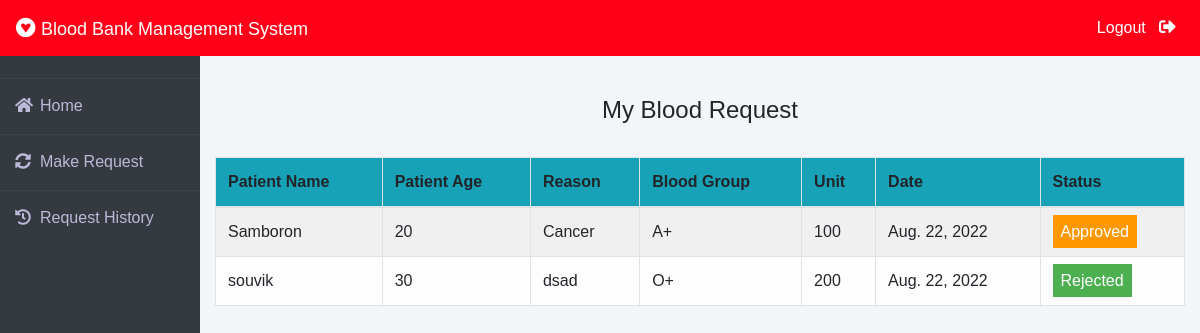
/patient/my-request (signed in), run on the app's committed database.
### blood/models.py (models this page shows, shortened)
class BloodRequest(models.Model):
    request_by_patient=models.ForeignKey(pmodels.Patient,null=True,on_delete=models.CASCADE)
    request_by_donor=models.ForeignKey(dmodels.Donor,null=True,on_delete=models.CASCADE)
    patient_name=models.CharField(max_length=30)
    patient_age=models.PositiveIntegerField()
    reason=models.CharField(max_length=500)
    bloodgroup=models.CharField(max_length=10)
    unit=models.PositiveIntegerField(default=0)
    status=models.CharField(max_length=20,default="Pending")
    date=models.DateField(auto_now=True)

### patient/views.py (the view)
# urls.py: path('my-request', views.my_request_view,name='my-request'),
def my_request_view(request):
    patient= models.Patient.objects.get(user_id=request.user.id)
    blood_request=bmodels.BloodRequest.objects.all().filter(request_by_patient=patient)
    return render(request,'patient/my_request.html',{'blood_request':blood_request})

### templates/patient/my_request.html (shortened to what this page needs)
{% extends 'patient/patientbase.html' %}
{% block content %}
{% load widget_tweaks %}
{%load static%}
<head>
   </head>
<br><br>
<div class="container">
    <H4 class="text-center">My Blood Request</H4><br>
    <table class="table table-light table-hover table-bordered table-striped">
        <thead class="bg-info">
            <tr>
                <th scope="col">Patient Name</th>
                <th scope="col">Patient Age</th>
                <th scope="col">Reason</th>
                <th scope="col">Blood Group</th>
                <th scope="col">Unit</th>
                <th scope="col">Date</th>
                <th scope="col">Status</th>
            </tr>
        </thead>
        <tbody>
            {% for t in blood_request %}
            <tr>
                <td> {{t.patient_name}}</td>
                <td>{{t.patient_age}}</td>
                <td>{{t.reason}}</td>
                <td>{{t.bloodgroup}}</td>
                <td>{{t.unit}}</td>
                <td>{{t.date}}</td>
                {% if t.status == 'Approved' %}
                <td><span class="label warning"> Approved</span></td>
                {% elif t.status == 'Rejected' %}
                <td><span class="label success">Rejected</span></td>
                {% else %}
                <td><span style="color: white;margin-left: 0px;" class="label info">Pending</span></td>
                {% endif %}
            </tr>
            {% endfor %}
        </tbody>
    </table>
</div>
{% endblock content %}

### templates/patient/patientbase.html (style rules this page uses)
* { margin: 0; padding: 0; box-sizing: border-box; list-style: none; text-decoration: none; font-family: 'Josefin Sans', sans-serif; }
body { background-color: #f3f5f9; }

### templates/patient/my_request.html (style rules this page uses)
.label { color: white; padding: 8px; }
.success { background-color: #4CAF50; }
.warning { background-color: #ff9800; }

### data on the page
BloodRequest: patient_name "Samboron", patient_age "20", reason "Cancer", bloodgroup "A+", unit "100", date "Aug. 22, 2022", status "Approved"
BloodRequest: patient_name "souvik", patient_age "30", reason "dsad", bloodgroup "O+", unit "200", date "Aug. 22, 2022", status "Rejected"
